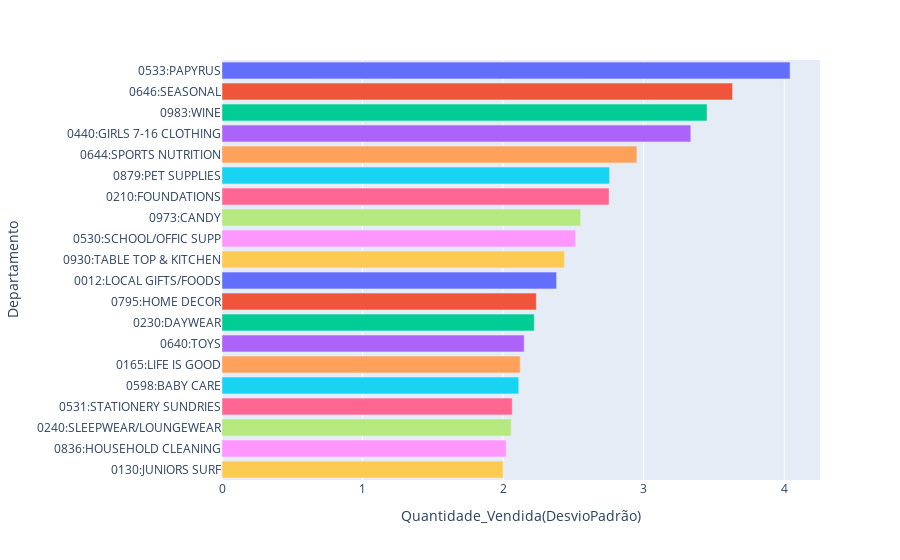

Notebook cell for this chart:
### Code cell
# Quais departamentos têm a maior variação nas unidades por transação?

# Calcular o desvio padrão das quantiades vendidas agrupando por departamento

desvio_padrao_quantidades_por_departamento_top20 = df_transacoes.groupby('Departamento')['Qtde_Vendida'].std().sort_values(ascending=False).reset_index().head(20)
desvio_padrao_quantidades_por_departamento_top20.columns = ['Departamento', 'Quantidade_Vendida(DesvioPadrão)']

#Plot
fig_desvio_padrao_quantidades_por_departamento_top20 = px.bar(desvio_padrao_quantidades_por_departamento_top20, x='Quantidade_Vendida(DesvioPadrão)', y='Departamento', color="Departamento", orientation='h')
fig_desvio_padrao_quantidades_por_departamento_top20.update_layout(showlegend=False)
fig_desvio_padrao_quantidades_por_departamento_top20.show()

### Figure 1 — Plotly figure (JSON) as saved in the notebook; plotly's stock layout.template omitted (floating-point values rounded to 4 significant figures)
{"data": [{"hovertemplate": "Departamento=%{y}<br>Quantidade_Vendida(DesvioPadrão)=%{x}<extra></extra>", "legendgroup": "0533:PAPYRUS", "marker": {"color": "#636efa", "pattern": {"shape": ""}}, "name": "0533:PAPYRUS", "orientation": "h", "showlegend": true, "textposition": "auto", "type": "bar", "x": [4.041], "xaxis": "x", "y": ["0533:PAPYRUS"], "yaxis": "y"}, {"hovertemplate": "Departamento=%{y}<br>Quantidade_Vendida(DesvioPadrão)=%{x}<extra></extra>", "legendgroup": "0646:SEASONAL", "marker": {"color": "#EF553B", "pattern": {"shape": ""}}, "name": "0646:SEASONAL", "orientation": "h", "showlegend": true, "textposition": "auto", "type": "bar", "x": [3.632], "xaxis": "x", "y": ["0646:SEASONAL"], "yaxis": "y"}, {"hovertemplate": "Departamento=%{y}<br>Quantidade_Vendida(DesvioPadrão)=%{x}<extra></extra>", "legendgroup": "0983:WINE", "marker": {"color": "#00cc96", "pattern": {"shape": ""}}, "name": "0983:WINE", "orientation": "h", "showlegend": true, "textposition": "auto", "type": "bar", "x": [3.451], "xaxis": "x", "y": ["0983:WINE"], "yaxis": "y"}, {"hovertemplate": "Departamento=%{y}<br>Quantidade_Vendida(DesvioPadrão)=%{x}<extra></extra>", "legendgroup": "0440:GIRLS 7-16 CLOTHING", "marker": {"color": "#ab63fa", "pattern": {"shape": ""}}, "name": "0440:GIRLS 7-16 CLOTHING", "orientation": "h", "showlegend": true, "textposition": "auto", "type": "bar", "x": [3.335], "xaxis": "x", "y": ["0440:GIRLS 7-16 CLOTHING"], "yaxis": "y"}, {"hovertemplate": "Departamento=%{y}<br>Quantidade_Vendida(DesvioPadrão)=%{x}<extra></extra>", "legendgroup": "0644:SPORTS NUTRITION", "marker": {"color": "#FFA15A", "pattern": {"shape": ""}}, "name": "0644:SPORTS NUTRITION", "orientation": "h", "showlegend": true, "textposition": "auto", "type": "bar", "x": [2.951], "xaxis": "x", "y": ["0644:SPORTS NUTRITION"], "yaxis": "y"}, {"hovertemplate": "Departamento=%{y}<br>Quantidade_Vendida(DesvioPadrão)=%{x}<extra></extra>", "legendgroup": "0879:PET SUPPLIES", "marker": {"color": "#19d3f3", "pattern": {"shape": ""}}, "name": "0879:PET SUPPLIES", "orientation": "h", "showlegend": true, "textposition": "auto", "type": "bar", "x": [2.757], "xaxis": "x", "y": ["0879:PET SUPPLIES"], "yaxis": "y"}, {"hovertemplate": "Departamento=%{y}<br>Quantidade_Vendida(DesvioPadrão)=%{x}<extra></extra>", "legendgroup": "0210:FOUNDATIONS", "marker": {"color": "#FF6692", "pattern": {"shape": ""}}, "name": "0210:FOUNDATIONS", "orientation": "h", "showlegend": true, "textposition": "auto", "type": "bar", "x": [2.754], "xaxis": "x", "y": ["0210:FOUNDATIONS"], "yaxis": "y"}, {"hovertemplate": "Departamento=%{y}<br>Quantidade_Vendida(DesvioPadrão)=%{x}<extra></extra>", "legendgroup": "0973:CANDY", "marker": {"color": "#B6E880", "pattern": {"shape": ""}}, "name": "0973:CANDY", "orientation": "h", "showlegend": true, "textposition": "auto", "type": "bar", "x": [2.552], "xaxis": "x", "y": ["0973:CANDY"], "yaxis": "y"}, {"hovertemplate": "Departamento=%{y}<br>Quantidade_Vendida(DesvioPadrão)=%{x}<extra></extra>", "legendgroup": "0530:SCHOOL/OFFIC SUPP", "marker": {"color": "#FF97FF", "pattern": {"shape": ""}}, "name": "0530:SCHOOL/OFFIC SUPP", "orientation": "h", "showlegend": true, "textposition": "auto", "type": "bar", "x": [2.516], "xaxis": "x", "y": ["0530:SCHOOL/OFFIC SUPP"], "yaxis": "y"}, {"hovertemplate": "Departamento=%{y}<br>Quantidade_Vendida(DesvioPadrão)=%{x}<extra></extra>", "legendgroup": "0930:TABLE TOP & KITCHEN", "marker": {"color": "#FECB52", "pattern": {"shape": ""}}, "name": "0930:TABLE TOP & KITCHEN", "orientation": "h", "showlegend": true, "textposition": "auto", "type": "bar", "x": [2.436], "xaxis": "x", "y": ["0930:TABLE TOP & KITCHEN"], "yaxis": "y"}, {"hovertemplate": "Departamento=%{y}<br>Quantidade_Vendida(DesvioPadrão)=%{x}<extra></extra>", "legendgroup": "0012:LOCAL GIFTS/FOODS", "marker": {"color": "#636efa", "pattern": {"shape": ""}}, "name": "0012:LOCAL GIFTS/FOODS", "orientation": "h", "showlegend": true, "textposition": "auto", "type": "bar", "x": [2.38], "xaxis": "x", "y": ["0012:LOCAL GIFTS/FOODS"], "yaxis": "y"}, {"hovertemplate": "Departamento=%{y}<br>Quantidade_Vendida(DesvioPadrão)=%{x}<extra></extra>", "legendgroup": "0795:HOME DECOR", "marker": {"color": "#EF553B", "pattern": {"shape": ""}}, "name": "0795:HOME DECOR", "orientation": "h", "showlegend": true, "textposition": "auto", "type": "bar", "x": [2.236], "xaxis": "x", "y": ["0795:HOME DECOR"], "yaxis": "y"}, {"hovertemplate": "Departamento=%{y}<br>Quantidade_Vendida(DesvioPadrão)=%{x}<extra></extra>", "legendgroup": "0230:DAYWEAR", "marker": {"color": "#00cc96", "pattern": {"shape": ""}}, "name": "0230:DAYWEAR", "orientation": "h", "showlegend": true, "textposition": "auto", "type": "bar", "x": [2.221], "xaxis": "x", "y": ["0230:DAYWEAR"], "yaxis": "y"}, {"hovertemplate": "Departamento=%{y}<br>Quantidade_Vendida(DesvioPadrão)=%{x}<extra></extra>", "legendgroup": "0640:TOYS", "marker": {"color": "#ab63fa", "pattern": {"shape": ""}}, "name": "0640:TOYS", "orientation": "h", "showlegend": true, "textposition": "auto", "type": "bar", "x": [2.15], "xaxis": "x", "y": ["0640:TOYS"], "yaxis": "y"}, {"hovertemplate": "Departamento=%{y}<br>Quantidade_Vendida(DesvioPadrão)=%{x}<extra></extra>", "legendgroup": "0165:LIFE IS GOOD", "marker": {"color": "#FFA15A", "pattern": {"shape": ""}}, "name": "0165:LIFE IS GOOD", "orientation": "h", "showlegend": true, "textposition": "auto", "type": "bar", "x": [2.121], "xaxis": "x", "y": ["0165:LIFE IS GOOD"], "yaxis": "y"}, {"hovertemplate": "Departamento=%{y}<br>Quantidade_Vendida(DesvioPadrão)=%{x}<extra></extra>", "legendgroup": "0598:BABY CARE", "marker": {"color": "#19d3f3", "pattern": {"shape": ""}}, "name": "0598:BABY CARE", "orientation": "h", "showlegend": true, "textposition": "auto", "type": "bar", "x": [2.111], "xaxis": "x", "y": ["0598:BABY CARE"], "yaxis": "y"}, {"hovertemplate": "Departamento=%{y}<br>Quantidade_Vendida(DesvioPadrão)=%{x}<extra></extra>", "legendgroup": "0531:STATIONERY SUNDRIES", "marker": {"color": "#FF6692", "pattern": {"shape": ""}}, "name": "0531:STATIONERY SUNDRIES", "orientation": "h", "showlegend": true, "textposition": "auto", "type": "bar", "x": [2.065], "xaxis": "x", "y": ["0531:STATIONERY SUNDRIES"], "yaxis": "y"}, {"hovertemplate": "Departamento=%{y}<br>Quantidade_Vendida(DesvioPadrão)=%{x}<extra></extra>", "legendgroup": "0240:SLEEPWEAR/LOUNGEWEAR", "marker": {"color": "#B6E880", "pattern": {"shape": ""}}, "name": "0240:SLEEPWEAR/LOUNGEWEAR", "orientation": "h", "showlegend": true, "textposition": "auto", "type": "bar", "x": [2.058], "xaxis": "x", "y": ["0240:SLEEPWEAR/LOUNGEWEAR"], "yaxis": "y"}, {"hovertemplate": "Departamento=%{y}<br>Quantidade_Vendida(DesvioPadrão)=%{x}<extra></extra>", "legendgroup": "0836:HOUSEHOLD CLEANING", "marker": {"color": "#FF97FF", "pattern": {"shape": ""}}, "name": "0836:HOUSEHOLD CLEANING", "orientation": "h", "showlegend": true, "textposition": "auto", "type": "bar", "x": [2.022], "xaxis": "x", "y": ["0836:HOUSEHOLD CLEANING"], "yaxis": "y"}, {"hovertemplate": "Departamento=%{y}<br>Quantidade_Vendida(DesvioPadrão)=%{x}<extra></extra>", "legendgroup": "0130:JUNIORS SURF", "marker": {"color": "#FECB52", "pattern": {"shape": ""}}, "name": "0130:JUNIORS SURF", "orientation": "h", "showlegend": true, "textposition": "auto", "type": "bar", "x": [2.0], "xaxis": "x", "y": ["0130:JUNIORS SURF"], "yaxis": "y"}], "layout": {"barmode": "relative", "legend": {"title": {"text": "Departamento"}, "tracegroupgap": 0}, "margin": {"t": 60}, "showlegend": false, "xaxis": {"anchor": "y", "domain": [0, 1], "title": {"text": "Quantidade_Vendida(DesvioPadrão)"}}, "yaxis": {"anchor": "x", "categoryarray": ["0130:JUNIORS SURF", "0836:HOUSEHOLD CLEANING", "0240:SLEEPWEAR/LOUNGEWEAR", "0531:STATIONERY SUNDRIES", "0598:BABY CARE", "0165:LIFE IS GOOD", "0640:TOYS", "0230:DAYWEAR", "0795:HOME DECOR", "0012:LOCAL GIFTS/FOODS", "0930:TABLE TOP & KITCHEN", "0530:SCHOOL/OFFIC SUPP", "0973:CANDY", "0210:FOUNDATIONS", "0879:PET SUPPLIES", "0644:SPORTS NUTRITION", "0440:GIRLS 7-16 CLOTHING", "0983:WINE", "0646:SEASONAL", "0533:PAPYRUS"], "categoryorder": "array", "domain": [0, 1], "title": {"text": "Departamento"}}}}
